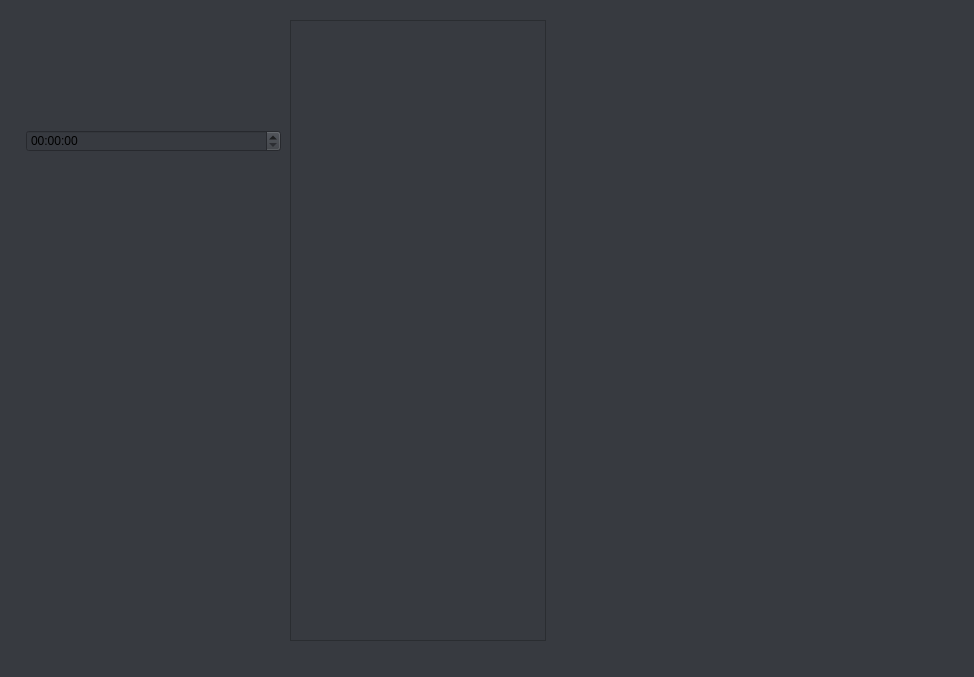
<?xml version="1.0" encoding="UTF-8"?>
<ui version="4.0">
 <class>MainWindow</class>
 <widget class="QMainWindow" name="MainWindow">
  <property name="geometry">
   <rect>
    <x>0</x>
    <y>0</y>
    <width>974</width>
    <height>677</height>
   </rect>
  </property>
  <property name="font">
   <font>
    <family>Segoe UI</family>
    <pointsize>10</pointsize>
   </font>
  </property>
  <property name="windowTitle">
   <string>MainWindow</string>
  </property>
  <property name="styleSheet">
   <string notr="true">QWidget{
	background-color: rgb(55, 58, 64);
}</string>
  </property>
  <widget class="QWidget" name="centralwidget">
   <widget class="QWidget" name="verticalLayoutWidget">
    <property name="geometry">
     <rect>
      <x>20</x>
      <y>130</y>
      <width>261</width>
      <height>181</height>
     </rect>
    </property>
    <layout class="QVBoxLayout" name="verticalLayout">
     <item>
      <layout class="QFormLayout" name="formLayout">
       <item row="0" column="1">
        <widget class="QTimeEdit" name="timeEdit_2"/>
       </item>
      </layout>
     </item>
    </layout>
   </widget>
   <widget class="QListWidget" name="listWidget">
    <property name="geometry">
     <rect>
      <x>290</x>
      <y>20</y>
      <width>256</width>
      <height>621</height>
     </rect>
    </property>
   </widget>
  </widget>
 </widget>
 <resources/>
 <connections/>
</ui>
